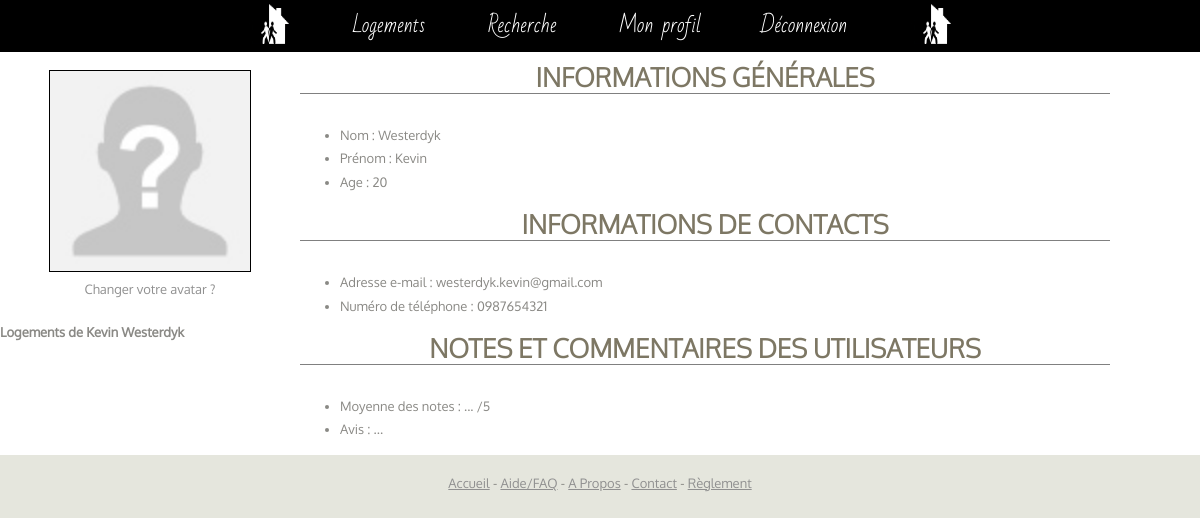
Screenshot of /profil.php (signed in) with the database file from the repository.
### tables this page shows
CREATE TABLE `membres` (
`id` int(11) NOT NULL,
  `admin` int(11) NOT NULL DEFAULT '0',
  `nom` varchar(255) NOT NULL,
  `prenom` varchar(255) NOT NULL,
  `email` varchar(255) NOT NULL,
  `mdp` varchar(255) NOT NULL,
  `age` tinyint(4) NOT NULL,
  `telephone` varchar(10) NOT NULL,
  `compteActif` tinyint(1) NOT NULL DEFAULT '0',
  `clefCompte` varchar(255) NOT NULL
);

### profil.php (the view, shortened to what this page needs)
<?php require_once("config.php");
$id = $_SESSION["userID"];
$user_name = $bdd -> prepare('SELECT prenom, nom, email, age, telephone FROM membres WHERE id = :id');
$user_name -> execute([":id" => "$id"]);
$user = $user_name -> fetch();
?>
<!DOCTYPE html>
<html>
    <head>
        <link href="style.css" rel="stylesheet" />
    </head>
    <body>
        <div id="wrapper">
            <?php include("header.php"); ?>
            <div class="profil">
                <div class="colonne_gauche_profil">
                    <div id="avatar">
                        <?php
                            $filename = "avatars/".$_SESSION["userID"] .'.jpg';
                            if (file_exists($filename)) {
                                echo('<img src="avatars/'.$_SESSION["userID"].'.jpg" id="image_avatar"><br/>');
                            } else {
                                echo ('<img src="avatars/none.jpg" id="image_avatar"><br/>');
                            }
                        ?>
                        <a href="upload_avatar.php" class="avatarChange">Changer votre avatar ?</a>
                    </div>
                         <div class="liste_logements">
                            <h4>Logements de <?php echo $user["prenom"];?> <?php echo $user["nom"]; ?></h4>
                        </div>
                </div>
                <div class="colonne_droite_profil">
                    <div id="infosPersoTitre">
                        <h1><strong>Informations Générales</strong></h1>
                            <ul class="infosPerso">
                                <li>Nom : <?php echo $user["nom"]; ?> </li>
                                <li>Prénom : <?php echo $user["prenom"]; ?> </li>
                                <li>Age : <?php echo $user["age"]; ?> </li>
                            </ul>
                        <h1><strong>Informations de contacts</strong></h1>
                            <ul class="infosPerso">
                                <li>Adresse e-mail : <?php echo $user["email"]; ?> </li>
                                <li>Numéro de téléphone : <?php echo $user["telephone"]; ?> </li>
                            </ul>
                         <h1><strong>Notes et commentaires des utilisateurs</strong></h1>
                            <ul class="infosPerso">
                                <li>Moyenne des notes : ... /5</li>
                                <li>Avis : ... </li>
                             </ul>
                    </div>
                </div>
            </div>
        </div>
        <?php include("footer.php"); ?>
    </body>
</html>

### style.css (style rules this page uses)
body { margin: 0; padding: 0; background: #E5E6DD; font-family: 'Oxygen', sans-serif; font-size: 13px; color: #8A8985; }
h1, h2, h3 { margin: 0; padding: 0; text-transform: uppercase; font-family: 'Oxygen-Light'; color: #7D7764; }
h1 { font-size: 2em; }
p, ul, ol { margin-top: 0; line-height: 180%; }
a { text-decoration: none; color: #5BA689; }
#wrapper { overflow: hidden; background: #FFFFFF; }
#avatar { text-align: center; padding: 10px; display: block; margin-left: auto; margin-right: auto; }
.avatarChange { clear: both; }
#avatar a { text-decoration: none; color: #909090; }
.infosPerso { margin-top: 20px; }
#infosPersoTitre h1 { display: inline-block; clear: both; text-align: center; border-bottom: 1px solid gray; margin-bottom: 10px; width: 90%; }
#infosPersoTitre li { max-width: 90%; }
.profil { margin-top: 5%; }
.colonne_gauche_profil { float: left; width: 25%; }
.colonne_droite_profil { float: right; width:75%; }
.liste_logements { float: left; text-align: center; display: inline-block; }
#image_avatar { max-width: 100%; height: auto; border: solid 1px; color: #000000; display: inline-block; opacity: 1; width: 200px; margin-right: auto; margin-left: auto; position: relative; margin-bottom: 2%; }

### rows the page displays
membres: prenom "Kevin", nom "Westerdyk", age "20", email "westerdyk.kevin@gmail.com", telephone "0987654321"
